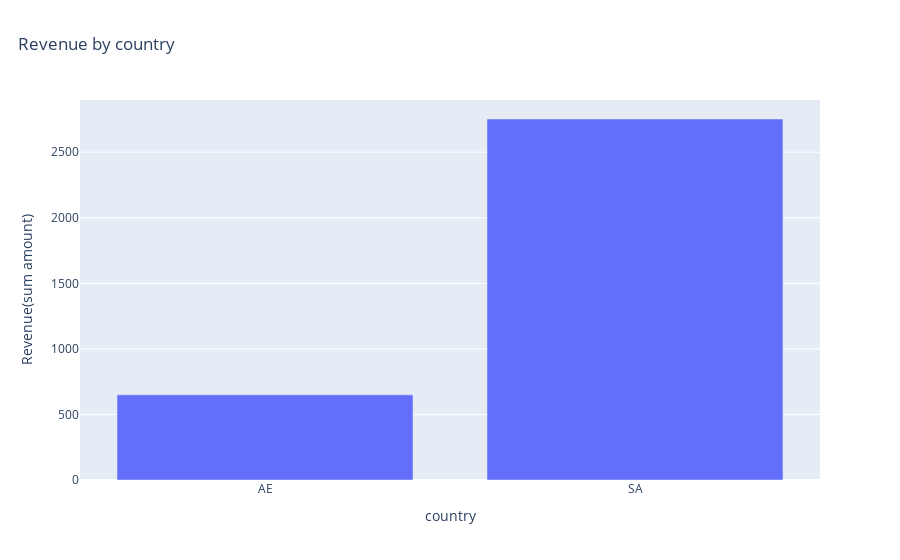

Notebook code cell kept with this figure:
### Code cell
fig=px.bar(revenu_t ,  x="country",y="revenue",title="Revenue by country")
fig.update_layout(title={"x":0.02})
fig.update_xaxes(title_text="country")
fig.update_yaxes(title_text="Revenue(sum amount)")
fig

### Figure 1 — Plotly figure (JSON) as saved in the notebook; plotly's stock layout.template omitted (floating-point values rounded to 4 significant figures)
{"data": [{"hovertemplate": "country=%{x}<br>revenue=%{y}<extra></extra>", "legendgroup": "", "marker": {"color": "#636efa", "pattern": {"shape": ""}}, "name": "", "orientation": "v", "showlegend": false, "textposition": "auto", "type": "bar", "x": ["AE", "SA"], "xaxis": "x", "y": [649.5, 2753.0], "yaxis": "y"}], "layout": {"barmode": "relative", "legend": {"tracegroupgap": 0}, "title": {"text": "Revenue by country", "x": 0.02}, "xaxis": {"anchor": "y", "domain": [0, 1], "title": {"text": "country"}}, "yaxis": {"anchor": "x", "domain": [0, 1], "title": {"text": "Revenue(sum amount)"}}}}
